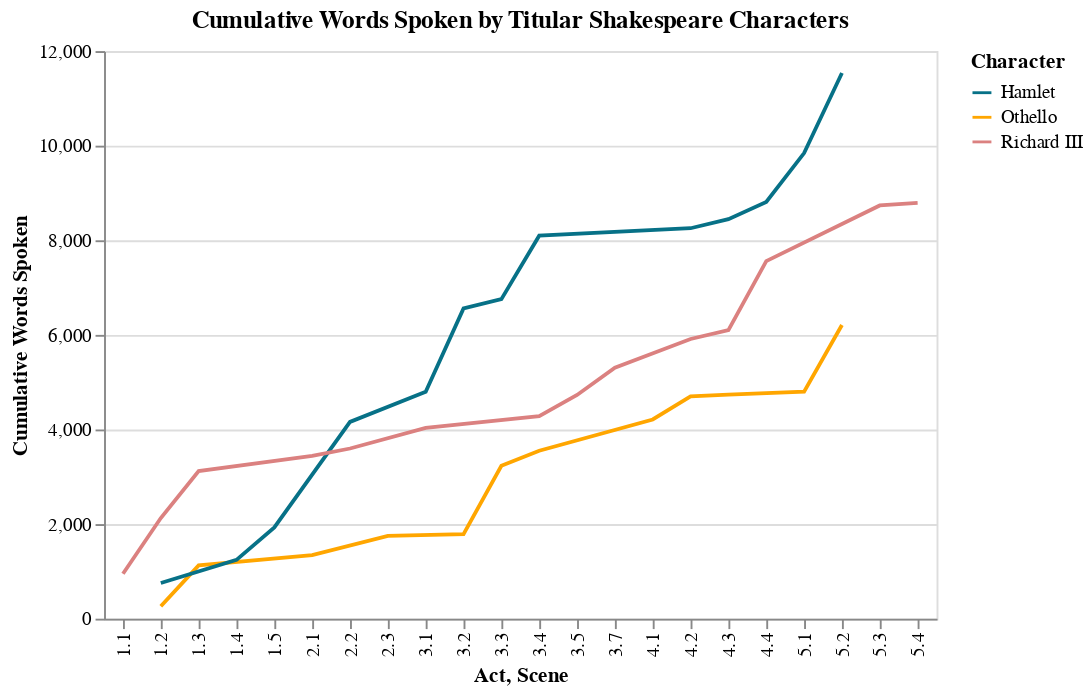

Notebook code cell kept with this figure:
### Code cell
domain = ["Hamlet", "Othello", "Richard III"]
range_ = ["#077187", "#FFA600", "#DB8180"]

df_titular_filtered = df_titular[["speaker", "act_scene", "words_in_text"]]

alt.Chart(df_titular_filtered).transform_window(
    cumulative='sum(words_in_text)',
     sort=[{"field": "act_scene"}],
     groupby=['speaker'],
).mark_line().encode(
    x=alt.X('act_scene:N', title="Act, Scene"),
    y=alt.Y('cumulative:Q', title="Cumulative Words Spoken"),
    color=alt.Color('speaker:N', title="Character", scale=alt.Scale(domain=domain, range=range_))
).properties(
    title="Cumulative Words Spoken by Titular Shakespeare Characters"
)

### Figure 1 — Vega-Lite specification as saved in the notebook (floating-point values rounded to 4 significant figures; data arrays with more than 128 entries replaced by an {"elided": "..."} marker saying what was removed)
{"config": {"view": {"continuousWidth": 300, "continuousHeight": 300}}, "data": {"name": "data-6a57ec501a4e8ccbdbebbe69448d2915"}, "mark": {"type": "line"}, "encoding": {"color": {"field": "speaker", "scale": {"domain": ["Hamlet", "Othello", "Richard III"], "range": ["#077187", "#FFA600", "#DB8180"]}, "title": "Character", "type": "nominal"}, "x": {"field": "act_scene", "title": "Act, Scene", "type": "nominal"}, "y": {"field": "cumulative", "title": "Cumulative Words Spoken", "type": "quantitative"}}, "title": "Cumulative Words Spoken by Titular Shakespeare Characters", "transform": [{"window": [{"op": "sum", "field": "words_in_text", "as": "cumulative"}], "groupby": ["speaker"], "sort": [{"field": "act_scene"}]}], "$schema": "https://vega.github.io/schema/vega-lite/v5.20.1.json", "datasets": {"data-6a57ec501a4e8ccbdbebbe69448d2915": {"elided": "926 records"}}}
